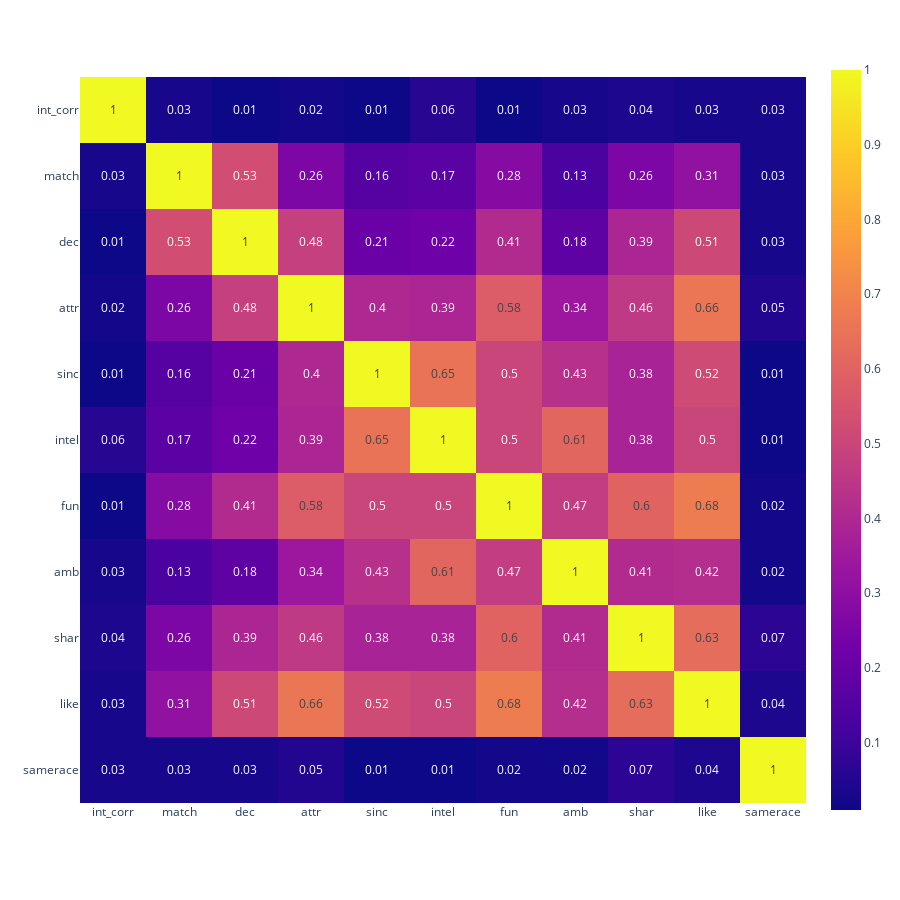

The cell this chart's notebook holds for it:
### Code cell
fig = px.imshow(df_decision_2_corr, text_auto=True, width=900, height=900)
fig.show()

### Figure 1 — Plotly figure (JSON) as saved in the notebook; plotly's stock layout.template omitted (floating-point values rounded to 4 significant figures)
{"data": [{"coloraxis": "coloraxis", "hovertemplate": "x: %{x}<br>y: %{y}<br>color: %{z}<extra></extra>", "name": "0", "texttemplate": "%{z}", "type": "heatmap", "x": ["int_corr", "match", "dec", "attr", "sinc", "intel", "fun", "amb", "shar", "like", "samerace"], "xaxis": "x", "y": ["int_corr", "match", "dec", "attr", "sinc", "intel", "fun", "amb", "shar", "like", "samerace"], "yaxis": "y", "z": [[1, 0.03, 0.01, 0.02, 0.01, 0.06, 0.01, 0.03, 0.04, 0.03, 0.03], [0.03, 1, 0.53, 0.26, 0.16, 0.17, 0.28, 0.13, 0.26, 0.31, 0.03], [0.01, 0.53, 1, 0.48, 0.21, 0.22, 0.41, 0.18, 0.39, 0.51, 0.03], [0.02, 0.26, 0.48, 1, 0.4, 0.39, 0.58, 0.34, 0.46, 0.66, 0.05], [0.01, 0.16, 0.21, 0.4, 1, 0.65, 0.5, 0.43, 0.38, 0.52, 0.01], [0.06, 0.17, 0.22, 0.39, 0.65, 1, 0.5, 0.61, 0.38, 0.5, 0.01], [0.01, 0.28, 0.41, 0.58, 0.5, 0.5, 1, 0.47, 0.6, 0.68, 0.02], [0.03, 0.13, 0.18, 0.34, 0.43, 0.61, 0.47, 1, 0.41, 0.42, 0.02], [0.04, 0.26, 0.39, 0.46, 0.38, 0.38, 0.6, 0.41, 1, 0.63, 0.07], [0.03, 0.31, 0.51, 0.66, 0.52, 0.5, 0.68, 0.42, 0.63, 1, 0.04], [0.03, 0.03, 0.03, 0.05, 0.01, 0.01, 0.02, 0.02, 0.07, 0.04, 1]]}], "layout": {"coloraxis": {"colorscale": [[0, "#0d0887"], [0.1111, "#46039f"], [0.2222, "#7201a8"], [0.3333, "#9c179e"], [0.4444, "#bd3786"], [0.5556, "#d8576b"], [0.6667, "#ed7953"], [0.7778, "#fb9f3a"], [0.8889, "#fdca26"], [1, "#f0f921"]]}, "height": 900, "margin": {"t": 60}, "width": 900, "xaxis": {"anchor": "y", "constrain": "domain", "domain": [0, 1], "scaleanchor": "y"}, "yaxis": {"anchor": "x", "autorange": "reversed", "constrain": "domain", "domain": [0, 1]}}}
